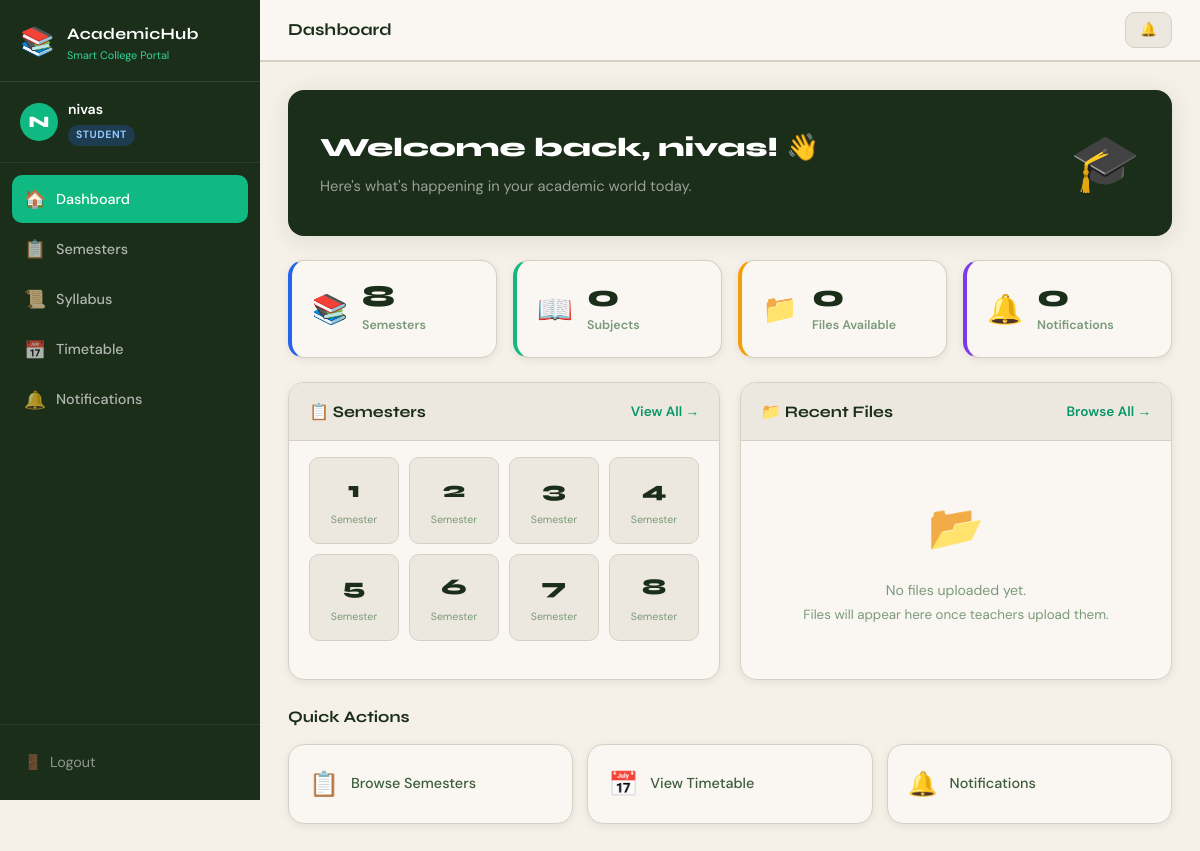
The page /dashboard/ (signed in) on the database its author committed.
### core/models.py (models this page shows, shortened)
class User(AbstractBaseUser, PermissionsMixin):
    ROLE_CHOICES = [
        ('student', 'Student'),
        ('teacher', 'Teacher'),
    ]
    name = models.CharField(max_length=150)
    email = models.EmailField(unique=True)
    role = models.CharField(max_length=10, choices=ROLE_CHOICES, default='student')
    is_active = models.BooleanField(default=True)
    is_staff = models.BooleanField(default=False)
    date_joined = models.DateTimeField(auto_now_add=True)
    USERNAME_FIELD = 'email'
    REQUIRED_FIELDS = ['name', 'role']
    objects = UserManager()

### core/views.py (the view)
# urls.py: path('dashboard/', views.dashboard, name='dashboard'),
@login_required
def dashboard(request):
    if request.user.role == 'teacher':
        return redirect('upload')
    recent_files   = UploadedFile.objects.select_related('subject', 'uploaded_by').order_by('-uploaded_at')[:6]
    total_subjects = Subject.objects.count()
    total_files    = UploadedFile.objects.count()
    unread_notifs  = Notification.objects.filter(recipient=request.user, is_read=False).count()
    context = {
        'recent_files':   recent_files,
        'total_subjects': total_subjects,
        'total_files':    total_files,
        'unread_notifs':  unread_notifs,
        'semesters':      range(1, 9),
    }
    return render(request, 'core/dashboard.html', context)

### core/templates/core/dashboard.html (shortened to what this page needs)
{% extends 'core/base.html' %}
{% block page_title %}Dashboard{% endblock %}
{% block content %}
<div class="dashboard-page">
    <div class="welcome-banner">
        <div class="welcome-text">
            <h1>Welcome back, {{ user.name }}! 👋</h1>
            <p>Here's what's happening in your academic world today.</p>
        </div>
        <div class="welcome-illustration">🎓</div>
    </div>
    <div class="stats-grid">
        <div class="stat-card stat-blue">
            <div class="stat-icon">📚</div>
            <div class="stat-info">
                <span class="stat-number">8</span>
                <span class="stat-label">Semesters</span>
            </div>
        </div>
        <div class="stat-card stat-green">
            <div class="stat-icon">📖</div>
            <div class="stat-info">
                <span class="stat-number">{{ total_subjects }}</span>
                <span class="stat-label">Subjects</span>
            </div>
        </div>
        <div class="stat-card stat-orange">
            <div class="stat-icon">📁</div>
            <div class="stat-info">
                <span class="stat-number">{{ total_files }}</span>
                <span class="stat-label">Files Available</span>
            </div>
        </div>
        <div class="stat-card stat-purple">
            <div class="stat-icon">🔔</div>
            <div class="stat-info">
                <span class="stat-number">{{ unread_notifs }}</span>
                <span class="stat-label">Notifications</span>
            </div>
        </div>
    </div>
    <div class="dashboard-grid">
        <div class="card">
            <div class="card-header">
                <h3>📋 Semesters</h3>
                <a href="{% url 'semesters' %}" class="btn-link">View All →</a>
            </div>
            <div class="semester-quick-grid">
                {% for i in semesters %}
                <a href="{% url 'semester_detail' i %}" class="sem-quick-card">
                    <span class="sem-num">{{ i }}</span>
                    <span class="sem-label">Semester</span>
                </a>
                {% endfor %}
            </div>
        </div>
        <div class="card">
            <div class="card-header">
                <h3>📁 Recent Files</h3>
                <a href="{% url 'semesters' %}" class="btn-link">Browse All →</a>
            </div>
            {% if recent_files %}
            <div class="file-list">
                {% for file in recent_files %}
                <div class="file-item">
                    <div class="file-icon">{{ file.get_file_icon }}</div>
                    <div class="file-info">
                        <span class="file-name">{{ file.title }}</span>
                        <span class="file-meta">{{ file.subject.name }} · {{ file.uploaded_at|date:"M d" }}</span>
                    </div>
                    <a href="{{ file.file.url }}" download class="file-download">⬇</a>
                </div>
                {% endfor %}
            </div>
            {% else %}
            <div class="empty-state">
                <div class="empty-icon">📂</div>
                <p>No files uploaded yet.</p>
                <small>Files will appear here once teachers upload them.</small>
            </div>
            {% endif %}
        </div>
    </div>
    <div class="quick-actions">
        <h3>Quick Actions</h3>
        <div class="action-grid">
            <a href="{% url 'semesters' %}" class="action-card">
                <span class="action-icon">📋</span>
                <span>Browse Semesters</span>
            </a>
            <a href="{% url 'timetable' %}" class="action-card">
                <span class="action-icon">📅</span>
                <span>View Timetable</span>
            </a>
            <a href="{% url 'notifications' %}" class="action-card">
                <span class="action-icon">🔔</span>
                <span>Notifications {% if unread_notifs %}<span class="badge">{{ unread_notifs }}</span>{% endif %}</span>
            </a>
        </div>
    </div>
</div>
{% endblock %}

### core/templates/core/base.html (shortened to what this page needs)
<!DOCTYPE html>
<html lang="en">
<head>
    {% load static %}
    <link rel="stylesheet" href="{% static 'css/styles.css' %}">
</head>
<body>
    {% if user.is_authenticated %}
    <div class="app-layout">
        <aside class="sidebar" id="sidebar">
            <div class="sidebar-brand">
                <div class="brand-icon">📚</div>
                <div class="brand-text">
                    <span class="brand-name">AcademicHub</span>
                    <span class="brand-sub">Smart College Portal</span>
                </div>
            </div>
            <div class="sidebar-user">
                <div class="user-avatar">{{ user.name|first|upper }}</div>
                <div class="user-info">
                    <span class="user-name">{{ user.name }}</span>
                    <span class="user-role role-badge role-{{ user.role }}">{{ user.role|capfirst }}</span>
                </div>
            </div>
<nav class="sidebar-nav">
    {% if user.role == 'student' %}
    <a href="{% url 'dashboard' %}" class="nav-item {% if request.resolver_match.url_name == 'dashboard' %}active{% endif %}">
        <span class="nav-icon">🏠</span><span>Dashboard</span>
    </a>
    <a href="{% url 'semesters' %}" class="nav-item {% if 'semester' in request.resolver_match.url_name %}active{% endif %}">
        <span class="nav-icon">📋</span><span>Semesters</span>
    </a>
    <a href="{% url 'syllabus' %}" class="nav-item {% if 'syllabus' in request.resolver_match.url_name %}active{% endif %}">
        <span class="nav-icon">📜</span><span>Syllabus</span>
    </a>
    {% endif %}
    <a href="{% url 'timetable' %}" class="nav-item {% if request.resolver_match.url_name == 'timetable' %}active{% endif %}">
        <span class="nav-icon">📅</span><span>Timetable</span>
    </a>
    <a href="{% url 'notifications' %}" class="nav-item {% if request.resolver_match.url_name == 'notifications' %}active{% endif %}">
        <span class="nav-icon">🔔</span><span>Notifications</span>
    </a>
</nav>
            <div class="sidebar-footer">
                <a href="{% url 'logout' %}" class="logout-btn">
                    <span>🚪</span> Logout
                </a>
            </div>
        </aside>
        <main class="main-content">
            <div class="topbar">
                <div class="topbar-title">{% block page_title %}{% endblock %}</div>
                <div class="topbar-actions">
                    <a href="{% url 'notifications' %}" class="notif-btn">
                        🔔
                    </a>
                </div>
            </div>
            <div class="content-area">
                {% block content %}{% endblock %}
            </div>
        </main>
    </div>
    {% else %}
        {% block auth_content %}{% endblock %}
    {% endif %}
</body>
</html>

### rows shown on the page
User: name|first "N", name "nivas", role "STUDENT"

### other values the page prints
{{ total_subjects }} "0"
{{ total_files }} "0"
{{ unread_notifs }} "0"
{{ i }} "1" "2" "3" "4" "5" "6" "7" "8"
